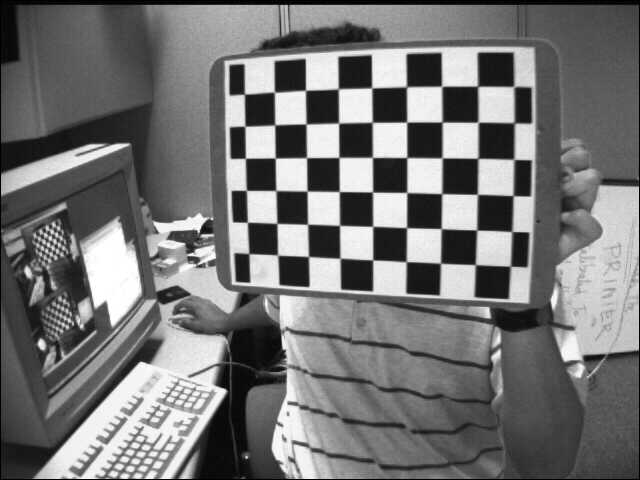
#> input picture hw2/calibration/left01.jpg, 640 x 480 px; its folder holds 4 pictures in this run
$ python hw_finished.py
#> lines starting #> are read from the running program, lines starting #| are printed output that depends on the picture; long printed decimals are rounded
import cv2
import numpy as np
import glob

def read_images(image_directory):
    # Read all jpg images from the specified directory
    return [cv2.imread(image_path) for image_path in glob.glob(f"{image_directory}/*.jpg")]

def find_image_points(images, pattern_size):
    world_points = []
    image_points = []

    # TODO: Initialize the chessboard world coordinate points
    def init_world_points(pattern_size):
        # Students should fill in code here to generate the world coordinates of the chessboard

        world_points = np.zeros((pattern_size[0] * pattern_size[1], 3), np.float32)
        world_points[:, :2] = np.mgrid[0:pattern_size[0], 0:pattern_size[1]].T.reshape(-1, 2)

        return world_points

    # TODO: Detect chessboard corners in each image
    def detect_corners(image, pattern_size):
        # Students should fill in code here to detect corners using cv2.findChessboardCorners or another method

        gray = cv2.cvtColor(image, cv2.COLOR_BGR2GRAY)
        ret, corners = cv2.findChessboardCornersSB(gray, pattern_size, None)

        if ret:
            return corners
        else:
            return None

    # TODO: Complete the loop below to obtain the corners of each image and the corresponding world coordinate points
    for image in images:
        corners = detect_corners(image, pattern_size)
        if corners is not None:
            # Add image corners
            image_points.append(corners)
            # Add the corresponding world points
            world_points.append(init_world_points(pattern_size))

    return world_points, image_points

def calibrate_camera(world_points, image_points):
    assert len(world_points) == len(image_points), "The number of world coordinates and image coordinates must match"

    num_points = len(world_points)
    A = []
    B = []
    K = np.zeros((4, 4))
    P = None

    # TODO main loop, use least squares to solve for P and then decompose P to get K and R
    # The steps are as follows:
    # 1. Construct the matrix A and B
    # 2. Solve for P using least squares
    # 3. Decompose P to get K and R

    vij = [[[None, None, None], [None, None, None], [None, None, None]] for _ in range(num_points)]
    V_matrix = []

    for image_index in range(num_points):
        A = []
        for point_index in range(world_points[image_index].shape[0]):

            xw = world_points[image_index][point_index,0]
            yw = world_points[image_index][point_index,1]
            u = image_points[image_index][point_index,0,0]
            v = image_points[image_index][point_index,0,1]

            A.append([xw, yw, 1, 0, 0, 0, -u*xw, -u*yw, -u])
            A.append([0, 0, 0, xw, yw, 1, -v*xw, -v*yw, -v])

        A = np.array(A)

        eigenvalues, eigenvectors = np.linalg.eig(A.T @ A)
        min_eigenvalue_index = np.argmin(eigenvalues)

        h_vector = eigenvectors[:, min_eigenvalue_index]

        h = h_vector.reshape(3,3)

        htmp = np.zeros((4,4))
        htmp[1:, 1:] = h
        for i in range(1, 3):
            for j in range(1, 3):
                vij[image_index][i][j] = np.array([htmp[1,i]*htmp[1,j], htmp[1,i]*htmp[2,j]+htmp[2,i]*htmp[1,j], htmp[2,i]*htmp[2,j], htmp[1,i]*htmp[3,j]+htmp[3,i]*htmp[1,j], htmp[2,i]*htmp[3,j]+htmp[3,i]*htmp[2,j], htmp[3,i]*htmp[3,j]]).reshape(6,1)
        V_matrix.append(vij[image_index][1][2])
        V_matrix.append(vij[image_index][1][1]-vij[image_index][2][2])

    V_matrix = np.array(V_matrix).reshape(len(V_matrix), 6)

    eigenvalues, eigenvectors = np.linalg.eigh(V_matrix.T @ V_matrix)
    min_eigenvalue_index = np.argmin(eigenvalues)
    b_vector = eigenvectors[:, min_eigenvalue_index]
    b11, b12, b22, b13, b23, b33 = b_vector

    B_matrix = np.array([[b11, b12, b13], [b12, b22, b23], [b13, b23, b33]])

    try:
        K = np.linalg.cholesky(B_matrix)
    except np.linalg.LinAlgError:
        K = np.linalg.cholesky(-B_matrix)

    K = np.linalg.inv(K.T)
    K = K/K[2,2]

    # Please ensure that the diagonal elements of K are positive
    if K[0,0] < 0:
        K = -K
    return K, P

def cal_reprojection_error(world_points, image_points):
    assert len(world_points) == len(image_points), "The number of world coordinates and image coordinates must match"

    num_points = len(world_points)
    A = []
    B = []
    K = np.zeros((4, 4))
    P = None
    Hs = []

    vij = [[[None, None, None], [None, None, None], [None, None, None]] for _ in range(num_points)]
    V_matrix = []

    for image_index in range(num_points):
        A = []
        for point_index in range(world_points[image_index].shape[0]):

            xw = world_points[image_index][point_index,0]
            yw = world_points[image_index][point_index,1]
            u = image_points[image_index][point_index,0,0]
            v = image_points[image_index][point_index,0,1]

            A.append([xw, yw, 1, 0, 0, 0, -u*xw, -u*yw, -u])
            A.append([0, 0, 0, xw, yw, 1, -v*xw, -v*yw, -v])

        A = np.array(A)

        eigenvalues, eigenvectors = np.linalg.eig(A.T @ A)
        min_eigenvalue_index = np.argmin(eigenvalues)
        h_vector = eigenvectors[:, min_eigenvalue_index]

        h = h_vector.reshape(3,3)
        Hs.append(h)

    world_points_copy = world_points.copy()
    for image_index in range(num_points):
        points_estimated = []
        world_points_copy[image_index][:,2] = 1
        for point_index in range(world_points_copy[image_index].shape[0]):
            uv = Hs[image_index] @ world_points_copy[image_index][point_index]

            uv = uv/uv[2]
            uv = uv[:2].reshape(1,2)

            points_estimated.append(uv)
        points_estimated = np.array(points_estimated)


        error = np.linalg.norm(image_points[image_index] - points_estimated) / len(points_estimated)
        print(f"Image {image_index} error:", "%.3f" % error)


# Main process
image_path = 'calibration'
images = read_images(image_path)
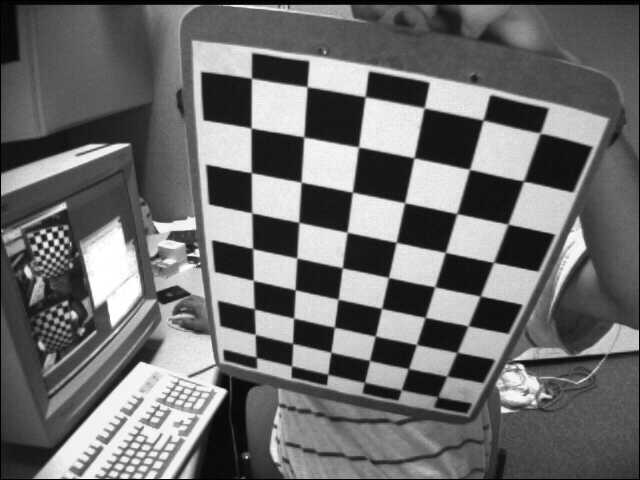
#> input picture hw2/calibration/left02.jpg, 640 x 480 px
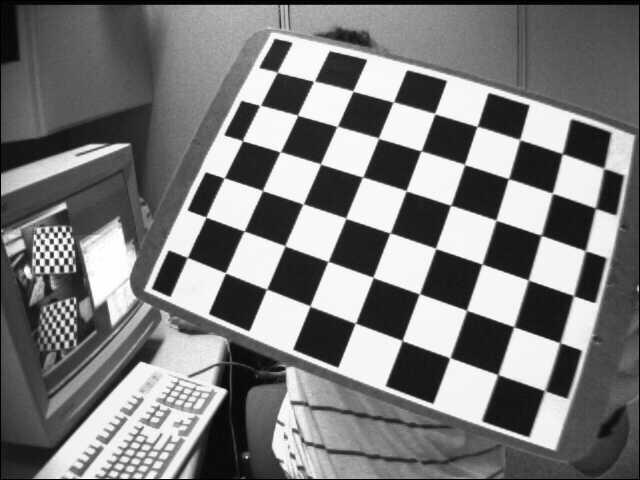
#> input picture hw2/calibration/left03.jpg, 640 x 480 px
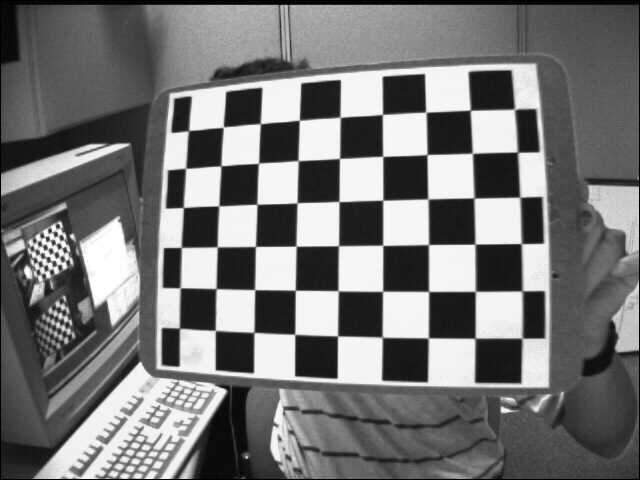
#> input picture hw2/calibration/left04.jpg, 640 x 480 px
#> images = 4 items

# TODO: I'm too lazy to count the number of chessboard squares, count them yourself
pattern_size = (9,6)  # The pattern size of the chessboard

world_points, image_points = find_image_points(images, pattern_size)
#> the loop in find_image_points, `for image in images:` made 4 passes
#> ret in detect_corners on passes 1 to 4: True, True, True, False
#> after the loop in find_image_points, `for image in images:`: image_points = 3 items
#> world_points = 3 items; image_points = 3 items

camera_matrix, camera_extrinsics = calibrate_camera(world_points, image_points)
#> in calibrate_camera, `num_points = len(world_points)`: num_points = 3
#> after the loop in calibrate_camera, `for image_index in range(num_points):`: V_matrix = 6 items; vij = 3 items
#> in calibrate_camera, `V_matrix = np.array(V_matrix).reshape(len(V_matrix), 6)`: V_matrix = [[0.000209, 0.0032, -0.000247, 4.14e-07, -1.68e-06, -2.66e-10], [0.00254, -0.000918, -0.00403, -2.69e-06, -1.11e-06, 5.6e-10], [-0.00354, -0.012, -0.00215, -1.31e-05, -1.57e-06, 1.16e-09], [-0.00912, 0.00383, 0.012, 1.1e-05, 2.97e-05, 1.73e-08], [-0.00264, 0.00301, 0.00114, -1.59e-06, -2.09e-06, 8.84e-10], [0.00224, 0.00743, -0.00326, -6.13e-06, 3.95e-06, -1.09e-09]]
#> in calibrate_camera, `eigenvalues, eigenvectors = np.linalg.eigh(V_matrix.T @ V_matrix)`: eigenvalues = [3.35e-20, 1.06e-11, 1.79e-10, 1.01e-05, 0.000221, 0.000294]; eigenvectors = [[2.28e-06, -0.00211, -0.00152, 0.759, -0.475, -0.446], [1.55e-08, 5.11e-05, 0.000533, -0.199, -0.821, 0.535], [2.29e-06, -0.0027, 0.000666, 0.62, 0.317, 0.717], [-0.000862, 0.997, 0.0819, 0.00334, -0.000145, 0.000845], [-0.000492, 0.0819, -0.997, -0.000575, 0.000485, 0.00152], [1, 0.000899, -0.00042, -5.48e-07, 4.84e-07, 8.42e-07]]
#> in calibrate_camera, `min_eigenvalue_index = np.argmin(eigenvalues)`: min_eigenvalue_index = 0
#> in calibrate_camera, `b_vector = eigenvectors[:, min_eigenvalue_index]`: b_vector = [2.28e-06, 1.55e-08, 2.29e-06, -0.000862, -0.000492, 1]
#> in calibrate_camera, `b11, b12, b22, b13, b23, b33 = b_vector`: b11 = 2.28e-06; b12 = 1.55e-08; b22 = 2.29e-06; b13 = -0.000862; b23 = -0.000492; b33 = 1
#> in calibrate_camera, `B_matrix = np.array([[b11, b12, b13], [b12, b22, b23], [b13, b23, b33]])`: B_matrix = [[2.28e-06, 1.55e-08, -0.000862], [1.55e-08, 2.29e-06, -0.000492], [-0.000862, -0.000492, 1]]
#> in calibrate_camera, `K = np.linalg.cholesky(B_matrix)`: K = [[0.00151, 0, 0], [1.02e-05, 0.00151, 0], [-0.571, -0.321, 0.756]]
#> in calibrate_camera, `K = np.linalg.inv(K.T)`: K = [[662.1, -4.48, 498.1], [0, 660.8, 281.2], [0, 0, 1.32]]
#> in calibrate_camera, `K = K/K[2,2]`: K = [[500.3, -3.38, 376.4], [0, 499.3, 212.5], [0, 0, 1]]
#> camera_matrix has the same summary as K in calibrate_camera
cal_reprojection_error(world_points, image_points)
#> in cal_reprojection_error, `num_points = len(world_points)`: num_points = 3
#> after the loop in cal_reprojection_error, `for image_index in range(num_points):`: Hs = 3 items
#> the loop in cal_reprojection_error, `for image_index in range(num_points):` made 3 passes
#> error on passes 1 to 3: 0.13, 0.163, 0.257
#| Image 0 error: 0.130
#| Image 1 error: 0.163
#| Image 2 error: 0.257

print("Camera Calibration Matrix:")
print(camera_matrix)
#| [[500.289  -3.384 376.390]
#|  [  0.         499.340 212.451]
#|  [  0.           0.           1.        ]]

def test(image_directory, pattern_size):
    # In this function, you are allowed to use OpenCV to verify your results. This function is optional and will not be graded.
    # return None, directly print the results
    # TODO

    images = np.array(read_images(image_directory))
    ret, camera_matrix, dist, rvecs, tvecs = cv2.calibrateCamera(world_points, image_points, images[0].transpose(2,0,1).shape[1:], None, None)

    # print("Camera Calibration Matrix by OpenCV:")
    print(camera_matrix)

def reprojection_error(world_points, image_points, camera_matrix):
    # In this function, you are allowed to use OpenCV to verify your results.
    # show the reprojection error of each image

    images = np.array(read_images("data/calibration"))
    ret, camera_matrix, dist, rvecs, tvecs = cv2.calibrateCamera(world_points, image_points, images[0].transpose(2,0,1).shape[1:], None, None)

    for i in range(len(world_points)):
        img_points, _ = cv2.projectPoints(world_points[i], rvecs[i], tvecs[i], camera_matrix, dist)
        error = cv2.norm(image_points[i], img_points, cv2.NORM_L2) / len(img_points)
        print(f"Image {i} error calculated by OpenCV:", "%.3f" % error)

world_points, image_points = find_image_points(images, pattern_size)
#> the loop in find_image_points (call 2), `for image in images:` made 4 passes

print("Camera Calibration Matrix by OpenCV:")
test(image_path, pattern_size)
#> in test, `ret, camera_matrix, dist, rvecs, tvecs = cv2.calibrateCamera(world_poi..`: ret = 0.187; camera_matrix = [[535.4, 0, 341.7], [0, 536.5, 234.1], [0, 0, 1]]; dist = [[-0.314, 0.215, 0.00174, 0.000687, -0.188]]; rvecs = ([-0.434, 0.266, -3.09], [0.687, -0.439, 1.66], [-0.265, -0.394, -2.75]); tvecs = ([4.76, 0.903, 14.64], [3.32, -1.69, 8.48], [3.95, 3.04, 9.69])
#| [[535.358   0.         341.711]
#|  [  0.         536.450 234.119]
#|  [  0.           0.           1.        ]]
reprojection_error(world_points, image_points, camera_matrix)
#> in reprojection_error, `ret, camera_matrix, dist, rvecs, tvecs = cv2.calibrateCamera(world_poi..`: ret = 0.187; camera_matrix = [[535.4, 0, 341.7], [0, 536.5, 234.1], [0, 0, 1]]; dist = [[-0.314, 0.215, 0.00174, 0.000687, -0.188]]
#> the loop in reprojection_error, `for i in range(len(world_points)):` made 3 passes
#> error on passes 1 to 3: 0.0255, 0.0302, 0.0197
#| Image 0 error calculated by OpenCV: 0.025
#| Image 1 error calculated by OpenCV: 0.030
#| Image 2 error calculated by OpenCV: 0.020
